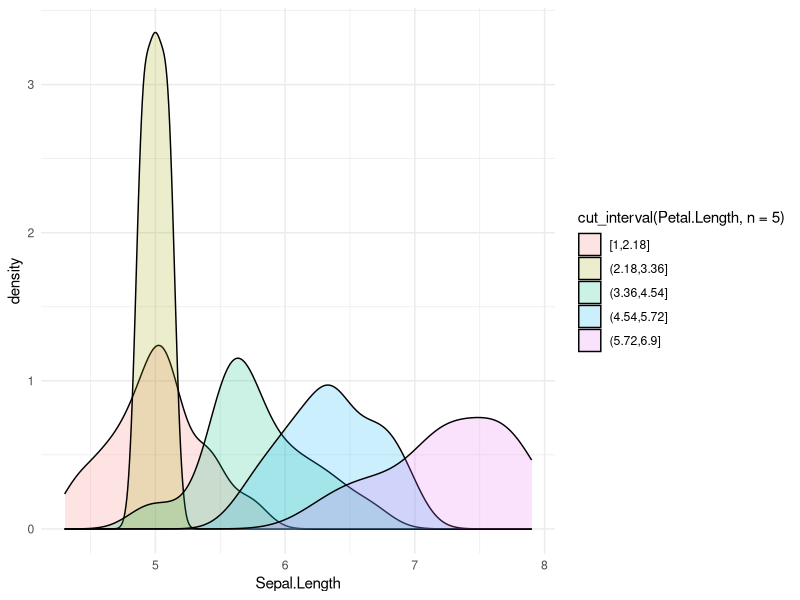

Reproduce this figure in R.
date = "2015-08-31 16:00"
caption_header = "Densityplot with groups"
caption = ""

# packages: load and if needed install
pkg <- c("datasets", "ggplot2")
for(i in seq_along(pkg)) {
  if(!require(pkg[i], character.only = TRUE)) {
    install.packages(pkg[i])
    library(pkg[i], character.only = TRUE)
  }
}

# densityplot
data(iris)
p <-
  ggplot(iris) + aes(x=Sepal.Length, fill=cut_interval(Petal.Length, n = 5)) +
  geom_density(alpha=0.2) + theme_minimal()

plot(p)
